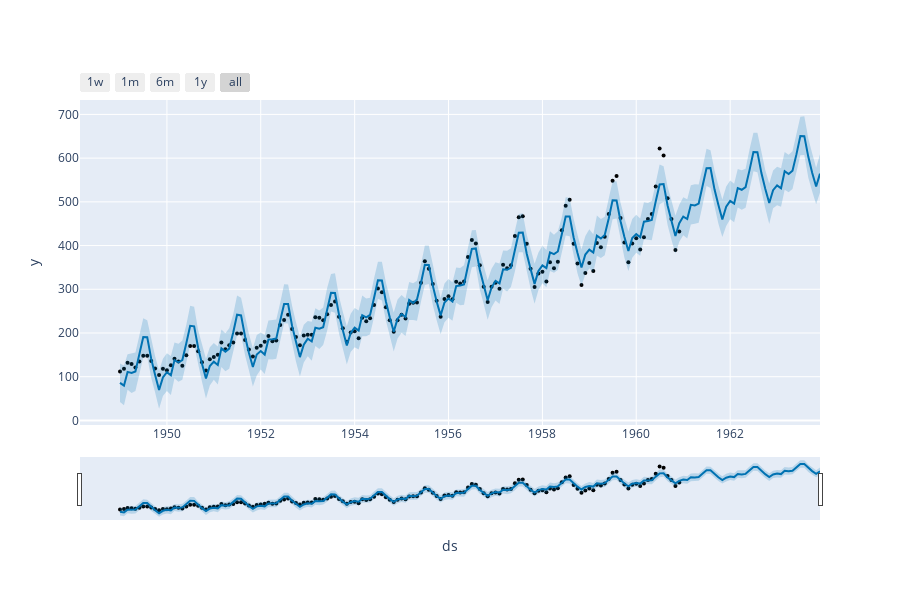

Source (notebook cell):
### Markdown cell above
- Prophet also provides a convenient function to quickly plot the results of our forecasts as follows:

### Code cell
# my_model.plot(forecast, uncertainty=True)

from prophet.plot import plot_plotly, plot_components_plotly


plot_plotly(my_model, forecast, uncertainty=True)

### Figure 1 — Plotly figure (JSON) as saved in the notebook; plotly's stock layout.template omitted (floating-point values rounded to 4 significant figures; data arrays with more than 128 entries replaced by an {"elided": "..."} marker saying what was removed)
{"data": [{"marker": {"color": "black", "size": 4}, "mode": "markers", "name": "Actual", "type": "scatter", "x": {"elided": "144 str values"}, "y": {"elided": "144 int values"}}, {"hoverinfo": "skip", "line": {"width": 0}, "mode": "lines", "type": "scatter", "x": {"elided": "180 str values"}, "y": {"elided": "180 float values"}}, {"fill": "tonexty", "fillcolor": "rgba(0, 114, 178, 0.2)", "line": {"color": "#0072B2", "width": 2}, "mode": "lines", "name": "Predicted", "type": "scatter", "x": {"elided": "180 str values"}, "y": {"elided": "180 float values"}}, {"fill": "tonexty", "fillcolor": "rgba(0, 114, 178, 0.2)", "hoverinfo": "skip", "line": {"width": 0}, "mode": "lines", "type": "scatter", "x": {"elided": "180 str values"}, "y": {"elided": "180 float values"}}], "layout": {"height": 600, "showlegend": false, "width": 900, "xaxis": {"rangeselector": {"buttons": [{"count": 7, "label": "1w", "step": "day", "stepmode": "backward"}, {"count": 1, "label": "1m", "step": "month", "stepmode": "backward"}, {"count": 6, "label": "6m", "step": "month", "stepmode": "backward"}, {"count": 1, "label": "1y", "step": "year", "stepmode": "backward"}, {"step": "all"}]}, "rangeslider": {"visible": true}, "title": {"text": "ds"}, "type": "date"}, "yaxis": {"title": {"text": "y"}}}}
